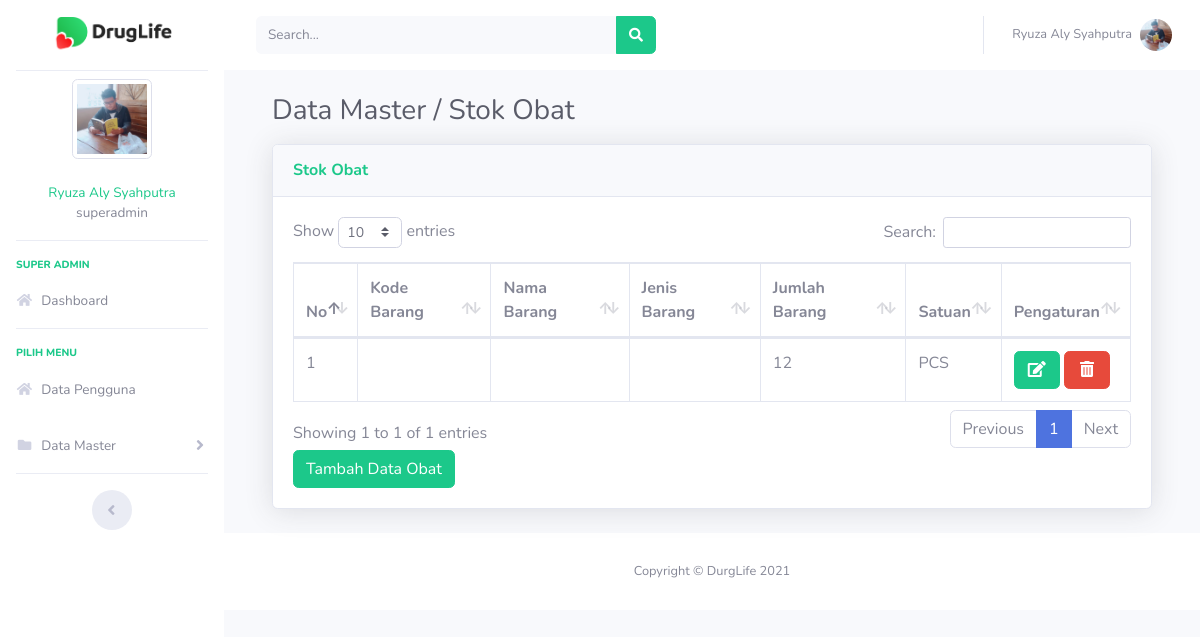
The page /index3.php?page=gudang (signed in) on the database its author committed.
### tables this page shows
CREATE TABLE `users` (
  `id` int(11) NOT NULL,
  `nik` varchar(10) NOT NULL,
  `nama` varchar(100) NOT NULL,
  `alamat` varchar(200) NOT NULL,
  `telepon` varchar(100) NOT NULL,
  `username` varchar(100) NOT NULL,
  `password` varchar(100) NOT NULL,
  `level` varchar(25) NOT NULL DEFAULT 'member',
  `foto` varchar(25) NOT NULL
);

CREATE TABLE `gudang` (
  `id` int(11) NOT NULL,
  `kode_barang` varchar(100) NOT NULL,
  `nama_barang` varchar(100) NOT NULL,
  `jenis_barang` varchar(100) NOT NULL,
  `jumlah` varchar(250) NOT NULL,
  `satuan` varchar(100) NOT NULL
);

### index3.php (the view, shortened to what this page needs)
<?php
	$koneksi = new mysqli("localhost","root","","obat");
	?>
<!DOCTYPE html>
<html lang="en">
<head>
  <link href="vendor/fontawesome-free/css/all.min.css" rel="stylesheet" type="text/css">
  <link href="css/sb-admin-2.min.css" rel="stylesheet">
  <link href="vendor/datatables/dataTables.bootstrap4.min.css" rel="stylesheet">
</head>
<body id="page-top">
  <div id="wrapper">
    <ul class="navbar-nav sidebar sidebar-light accordion" id="accordionSidebar">
    <a class="sidebar-brand d-flex align-items-center justify-content-center" href="index.html">
        <img src="img/logo1.png" alt="logo" width="120">
    </a>
      <hr class="sidebar-divider my-0">
 <?php
   if ($_SESSION['superadmin']) {
	   $user = $_SESSION['superadmin'];
   }
   $sql =$koneksi->query("select * from users where id='$user'");
   $data = $sql->fetch_assoc();
   ?>
    <li class="d-flex align-items-center justify-content-center">
        <a class="nav-link">
		 <img src="img/<?php echo $data['foto']?>" class="img-circle img-thumbnail" width="80" alt="User"/></a>
	  </li>
		 <li class="nav-item ">
        <a class="nav-link">
      <div class="d-flex align-items-center justify-content-center" class="name"> <span class="text-success fw-bold" ><?php echo  $data['nama'];?></span></div>
		 <div class="d-flex align-items-center justify-content-center" class="email"> <span class="fst-italic"><?php echo $data['level'];?></span></div>
		 </a>
      </li>
      <hr class="sidebar-divider">
      <div class="sidebar-heading">
        <span class="text-success" >Super Admin</span>
      </div>
      <li class="nav-item">
        <a class="nav-link" href="?page=home3">
          <i class="fas fa-fw fa-home"></i>
          <span>Dashboard</span></a>
      </li>
      <hr class="sidebar-divider">
      <div class="sidebar-heading">
      <span class="text-success" >Pilih Menu</span>
      </div>
	    <li class="nav-item">
        <a class="nav-link" href="?page=pengguna">
          <i class="fas fa-fw fa-home"></i>
          <span>Data Pengguna</span></a>
      </li>
	   <li class="nav-item">
        <a class="nav-link collapsed" href="#" data-toggle="collapse" data-target="#collapseData" aria-expanded="true" aria-controls="collapseData">
          <i class="fas fa-fw fa-folder"></i>
          <span>Data Master</span>
        </a>
      </li>
      <hr class="sidebar-divider d-none d-md-block">
      <div class="text-center d-none d-md-inline">
        <button class="rounded-circle border-0" id="sidebarToggle"></button>
      </div>
    </ul>
    <div id="content-wrapper" class="d-flex flex-column">
      <div id="content">
     <nav class="navbar navbar-expand navbar-light bg-white topbar mb-4 static-top">
 <form
                class="d-none d-sm-inline-block form-inline mr-auto ml-md-3 my-2 my-md-0 mw-100 navbar-search">
                <div class="input-group">
                    <input type="text" class="form-control bg-light border-0 small" placeholder="Search..."
                        aria-label="Search" aria-describedby="basic-addon2">
                    <div class="input-group-append">
                        <button class="btn btn-success" type="button">
                            <i class="fas fa-search fa-sm"></i>
                        </button>
                    </div>
                </div>
            </form>
            <ul class="navbar-nav ml-auto">
          <ul class="navbar-nav ml-auto">
            <li class="nav-item dropdown no-arrow">
                    <a class="nav-link dropdown-toggle" href="#" id="userDropdown" role="button"
                        data-toggle="dropdown" aria-haspopup="true" aria-expanded="false">
                        <span class="mr-2 d-none d-lg-inline text-gray-600 small"> <?php echo  $data['nama'];?></span>
                        <img class="img-profile rounded-circle"
                            src="img/<?php echo $data['foto']?>">
                    </a>
                </li>
          </ul>
        </nav>
        <div class="container-fluid">
		 <section class="content">
		      <?php
			   $page = $_GET['page'];
			   $aksi = $_GET['aksi'];
				if ($page == "gudang") {
				   if ($aksi == "") {
					   include "page/gudang/gudang.php";
				   }
				}
			   ?>
    </section>
</div>
   <footer class="sticky-footer bg-white">
    <div class="container my-auto">
        <div class="copyright text-center my-auto">
            <span>Copyright &copy; DurgLife 2021</span>
        </div>
    </div>
</footer>
    </div>
  </div>
  </div>
</body>
</html>

### page/gudang/gudang.php (shortened to what this page needs)
<div class="container-fluid">
<h1 class="h3 mb-0 text-gray-800" style="margin-bottom: 3rem;">Data Master / Stok Obat</h1>
  <div class="card shadow mb-4" style="margin-top: 1rem;">
    <div class="card-header py-3">
      <h6 class="m-0 font-weight-bold text-success">Stok Obat</h6>
    </div>
    <div class="card-body">
      <div class="table-responsive">
        <table class="table table-bordered" id="dataTable" width="100%" cellspacing="0">
        <thead>
                                <tr>
			<th>No</th>
			<th>Kode Barang</th>
			<th>Nama Barang</th>
			<th>Jenis Barang</th>
			<th>Jumlah Barang</th>
			<th>Satuan</th>
			<th>Pengaturan</th>
                                </tr>
		</thead>
          <tbody>
            <?php
	$no = 1;
	$sql = $koneksi->query("select * from gudang");
	while ($data = $sql->fetch_assoc()) {
	?>
                                <tr>
                                    <td><?php echo $no++; ?></td>
			<td><?php echo $data['kode_obat'] ?></td>
			<td><?php echo $data['nama_obat'] ?></td>
			<td><?php echo $data['jenis_obat'] ?></td>
			<td><?php echo $data['jumlah'] ?></td>
			<td><?php echo $data['satuan'] ?></td>
			<td>
			<a href="?page=gudang&aksi=ubahgudang&kode_obat=<?php echo $data['kode_obat'] ?>" class="btn btn-success" ><i class="fas fa-fw fa-edit"></i></a>
			<a onclick="return confirm('Apakah anda yakin akan menghapus data ini?')" href="?page=gudang&aksi=hapusgudang&kode_obat=<?php echo $data['kode_obat'] ?>" class="btn btn-danger" ><i class="fas fa-fw fa-trash-alt"></i></a>
			</td>
                                </tr>
	<?php }?>
		   </tbody>
                        </table>
<a href="?page=gudang&aksi=tambahgudang" class="btn btn-success" >Tambah Data Obat</a>
      </div>
    </div>
  </div>
</div>

### rows shown on the page
users: foto (placeholder picture), nama "Ryuza Aly Syahputra", level "superadmin"
gudang: jumlah "12", satuan "PCS"
